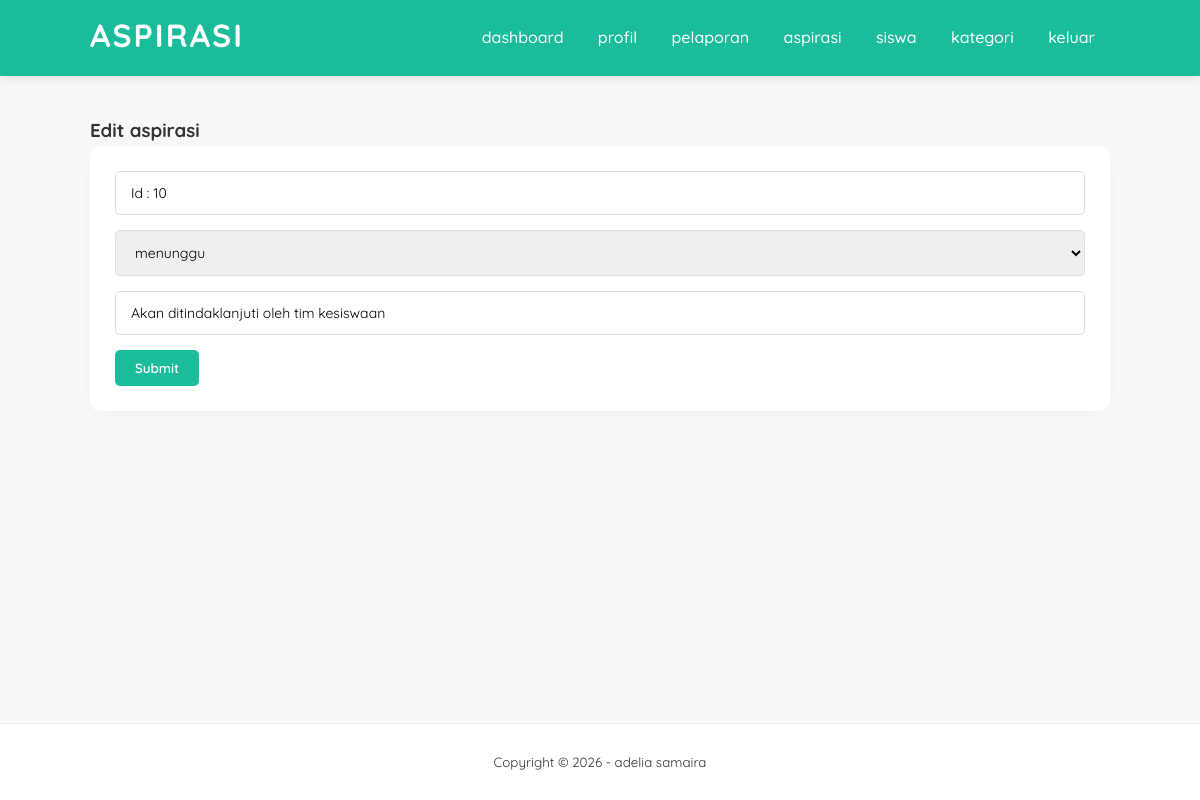
The app's page /websiswa/edit-aspirasi.php?id=10 (signed in) with its own data.
### tables this page shows
CREATE TABLE `aspirasi` (
  `id_aspirasi` int(5) NOT NULL,
  `status` enum('menunggu','proses','selesai') NOT NULL DEFAULT 'menunggu',
  `id_pelaporan` int(5) NOT NULL,
  `feedback` varchar(100) NOT NULL,
  `tanggal_input` date NOT NULL DEFAULT current_timestamp()
);

### websiswa/edit-aspirasi.php (the view, shortened to what this page needs)
<?php
include 'db.php';
$aspirasi = mysqli_query($conn, "SELECT * FROM aspirasi WHERE id_aspirasi = '" . $_GET['id'] . "' ");
$a = mysqli_fetch_object($aspirasi);
$status = $a->status ?? '';
?>
<!DOCTYPE html>
<html>
<head>
    <link rel="stylesheet" type="text/css" href="css/style.css">
</head>
<body>
    <header>
        <div class="container">
            <h1><a href="dashboard.php">aspirasi</a></h1>
            <ul>
                <li><a href="dashboard.php">dashboard</a></li>
                <li><a href="profil.php">profil</a></li>
                <li><a href="pelaporan.php">pelaporan</a></li>
                <li><a href="aspirasi.php">aspirasi</a></li>
                <li><a href="siswa.php">siswa</a></li>
                <li><a href="kategori.php">kategori</a></li>
                <li><a href="keluar.php">keluar</a></li>
            </ul>
        </div>
    </header>
    <div class="section">
        <div class="container">
            <h3>Edit aspirasi</h3>
            <div class="box">
                <form action="" method="POST" enctype="multipart/form-data">
                <input type="text" class="input-control" value="Id : <?php echo $a->id_pelaporan ?>" readonly>
                <select class="input-control" name="status" required>
                    <option value="menunggu" <?= $status == 'menunggu' ? 'selected' : '' ?>>menunggu</option>
                </select>
                <input type="text" name="feedback" class="input-control" placeholder="feedback" value="<?php echo $a->feedback ?>" required>
                <input type="submit" name="submit" value="Submit" class="btn">
                </form>
            </div>
        </div>
    </div>
    <footer>
        <div class="container">
            <small>Copyright &copy; 2026 - adelia samaira</small>
        </div>
    </footer>
</body>
</html>

### websiswa/css/style.css (style rules this page uses)
:root { --primary-color: #1ABC9C; --secondary-color: #16a085; --bg-light: #f8f8f8; --text-dark: #333; --radius: 10px; --danger: #e74c3c; --warning: #f1c40f; }
* { padding: 0; margin: 0; font-family: 'Quicksand', sans-serif; box-sizing: border-box; }
body { background-color: var(--bg-light); color: var(--text-dark); line-height: 1.6; min-height: 100vh; display: flex; flex-direction: column; }
a { color: inherit; text-decoration: none; transition: 0.3s; }
.container { width: 85%; margin: 0 auto; }
.container:after { content: ''; display: block; clear: both; }
.section { padding: 40px 0; flex: 1; }
header { background-color: var(--primary-color); color: #fff; padding: 10px 0; box-shadow: 0 2px 10px rgba(0,0,0,0.1); }
header h1 { float: left; text-transform: uppercase; letter-spacing: 2px; }
header ul { float: right; list-style: none; }
header ul li { display: inline-block; }
header ul li a { padding: 15px; display: inline-block; font-weight: 500; }
.input-control { width: 100%; padding: 12px 15px; margin-bottom: 15px; border: 1px solid #ddd; border-radius: 5px; outline: none; font-size: 14px; transition: border-color 0.3s; resize: vertical; }
.btn { padding: 10px 20px; background-color: var(--primary-color); color: #fff !important; border: none; border-radius: 5px; cursor: pointer; font-weight: 600; display: inline-block; text-align: center; }
.box { background-color: #fff; border-radius: var(--radius); padding: 25px; margin-bottom: 30px; box-shadow: 0 4px 15px rgba(0,0,0,0.03); }
footer { padding: 25px 0; text-align: center; background-color: #fff; border-top: 1px solid #eee; }

### records on screen
aspirasi: id_pelaporan "Id : 10", status "menunggu", feedback "Akan ditindaklanjuti oleh tim kesiswaan"
